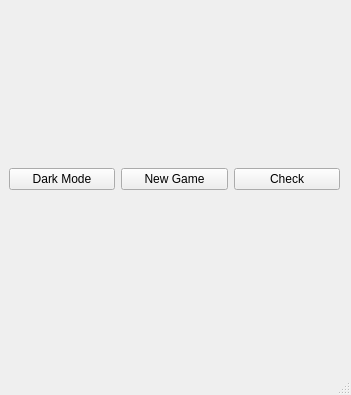
<?xml version="1.0" encoding="UTF-8"?>
<ui version="4.0">
 <class>MainWindow</class>
 <widget class="QMainWindow" name="MainWindow">
  <property name="geometry">
   <rect>
    <x>0</x>
    <y>0</y>
    <width>351</width>
    <height>395</height>
   </rect>
  </property>
  <property name="windowTitle">
   <string>MainWindow</string>
  </property>
  <widget class="QWidget" name="centralwidget">
   <widget class="QWidget" name="verticalLayoutWidget">
    <property name="geometry">
     <rect>
      <x>9</x>
      <y>9</y>
      <width>331</width>
      <height>341</height>
     </rect>
    </property>
    <layout class="QVBoxLayout" name="verticalLayout">
     <item>
      <layout class="QGridLayout" name="gridLayout"/>
     </item>
     <item>
      <layout class="QHBoxLayout" name="horizontalLayout">
       <item>
        <widget class="QPushButton" name="dark_mode_2">
         <property name="text">
          <string>Dark Mode</string>
         </property>
        </widget>
       </item>
       <item>
        <widget class="QPushButton" name="newgame">
         <property name="text">
          <string>New Game</string>
         </property>
        </widget>
       </item>
       <item>
        <widget class="QPushButton" name="checkgame">
         <property name="text">
          <string>Check</string>
         </property>
        </widget>
       </item>
      </layout>
     </item>
    </layout>
   </widget>
  </widget>
  <widget class="QMenuBar" name="menubar">
   <property name="geometry">
    <rect>
     <x>0</x>
     <y>0</y>
     <width>351</width>
     <height>22</height>
    </rect>
   </property>
  </widget>
  <widget class="QStatusBar" name="statusbar"/>
  <action name="dark_mode">
   <property name="text">
    <string>dark mode</string>
   </property>
  </action>
 </widget>
 <resources/>
 <connections/>
</ui>
